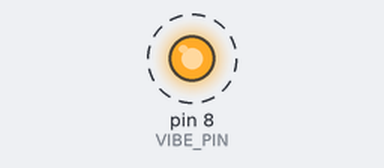
Recording of a sketch running on a simulated Arduino Uno, built with avr-gcc and run on an emulated ATmega328P. Parts: output pins drawn as LEDs (lit = HIGH). Dashed ring = blinking. What the sketch prints to the serial monitor is not drawn.

Above: at 0.15 s.
Timing chart, 0 to 4.1 s (numbered marks = the images above):
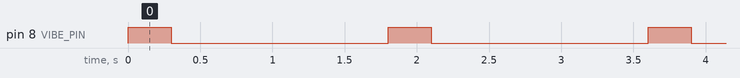

The sketch:

arduino.ino
```cpp
// Coin vibration motor — transistor + flyback diode recommended
#define VIBE_PIN 8

void setup() {
  Serial.begin(9600);
  pinMode(VIBE_PIN, OUTPUT);
  digitalWrite(VIBE_PIN, LOW);
  Serial.println("Mini Vibration Motor Ready");
}

void loop() {
  digitalWrite(VIBE_PIN, HIGH);
  delay(300);
  digitalWrite(VIBE_PIN, LOW);
  delay(1500);
}
```

Measured:
- by itself, pin 8 (VIBE_PIN): alternates HIGH for 0.30 s and LOW for 1.5 s
